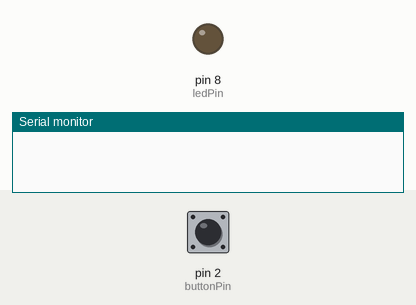
This sketch was run on a simulated Arduino Uno, built with avr-gcc and run on an emulated ATmega328P. Parts: output pins drawn as LEDs (lit = HIGH), the last lines printed to the serial monitor. The inputs (shaded band) are chosen by the test bench; at power-on: pin 2 (buttonPin) LOW.

Above: at 1.2 s.
1.3 s: pin 2 (buttonPin) pulled HIGH for 0.15 s
At 2.1 s:
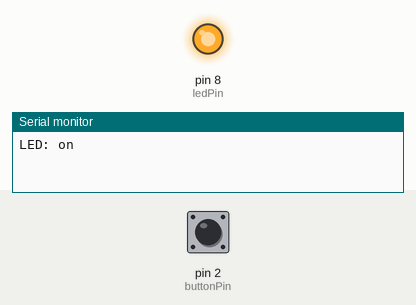
2.9 s: pin 2 (buttonPin) pulled HIGH for 1 s
At 3.3 s:
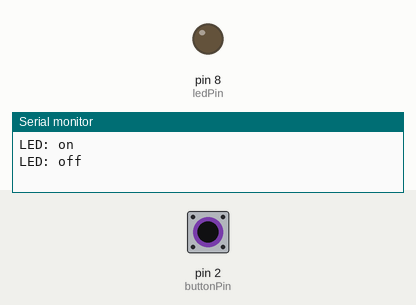
5.4 s: pin 2 (buttonPin) pulled HIGH for 3.2 s
At 10.0 s:
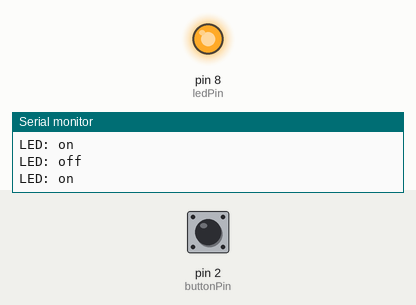
Timing chart, 0 to 11.5 s (numbered marks = the images above; inputs shaded):
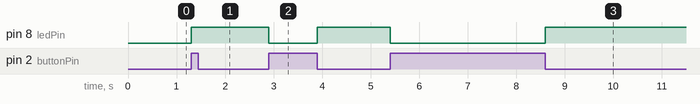

The sketch:

sketch.ino
```cpp
volatile bool ledState = false;

const int buttonPin = 2;
const int ledPin = 8;

unsigned long lastInterruptTime = 0;
bool lastState = false;

void setup() {
  pinMode(ledPin, OUTPUT);
  pinMode(buttonPin, INPUT);
  attachInterrupt(digitalPinToInterrupt(buttonPin), toggleLED, CHANGE);
  Serial.begin(9600);
}

void loop() {
  digitalWrite(ledPin, ledState);

  if (ledState != lastState) {
    Serial.println(ledState ? "LED: on" : "LED: off");
    lastState = ledState;
  }
}

void toggleLED() {
  unsigned long currentTime = millis();
  if (currentTime - lastInterruptTime > 200) {
    ledState = !ledState;
    lastInterruptTime = currentTime;
  }
}
```

Measured:
- after the input at 1.3 s, pin 8 (ledPin): LOW → HIGH at once
- after the input at 2.9 s, pin 8 (ledPin): HIGH → LOW at once, → HIGH 1.0 s later
- after the input at 5.4 s, pin 8 (ledPin): HIGH → LOW at once, → HIGH 3.2 s later
